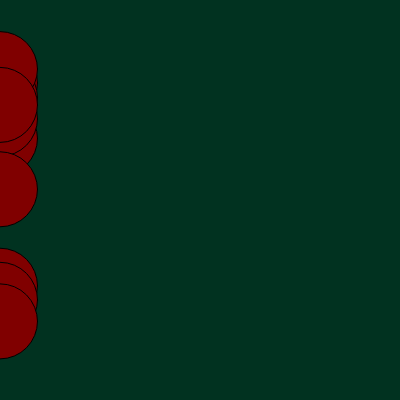
Frame 1 (no input)
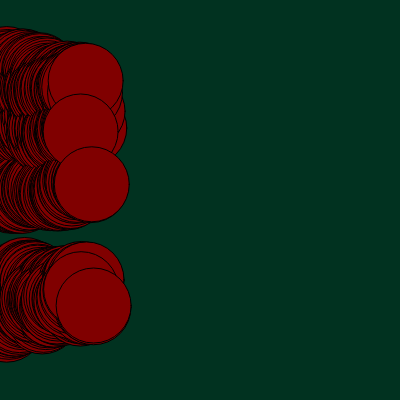
Frame 60 (no input)
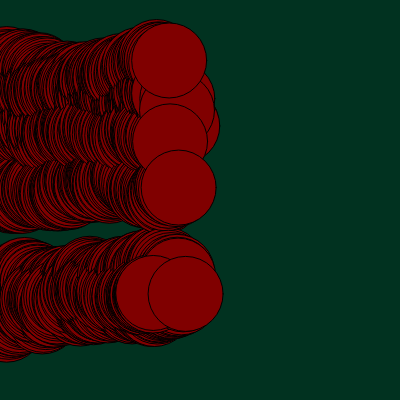
Frame 120 (the mouse pressed at the canvas centre since frame 60)

The p5.js sketch that drew these frames (run headless with seeded random() and noise() and a simulated clock; from frame 60 on, the mouse is pressed at the canvas centre):

// p5.js sketch
// ── sketch.js
let cor;
let circuloX; // horizontal
let circuloY; // vertical

function setup() {
  createCanvas(400, 400);
  background(color("#013220"));
  cor = "#800000"
  
  circuloX = [0, 0, 0, 0, 0, 0, 0, 0, 0, 0];
  circuloY = [random(height), random(height), random(height), random(height), random(height), random(height), random(height),random(height),random(height),random(height)];
}

function draw() {
  
  fill(cor);
  
  for(let contador in circuloX) {
    circle(circuloX[contador], circuloY[contador], 75);    
    circuloX[contador]+= random(0,3);
    circuloY[contador]+= random(-3,3); 
    
    if(circuloX[contador] >= width){
      circuloX[contador] = 0;
      circuloY[contador] = random(height);
    }
  }
}
